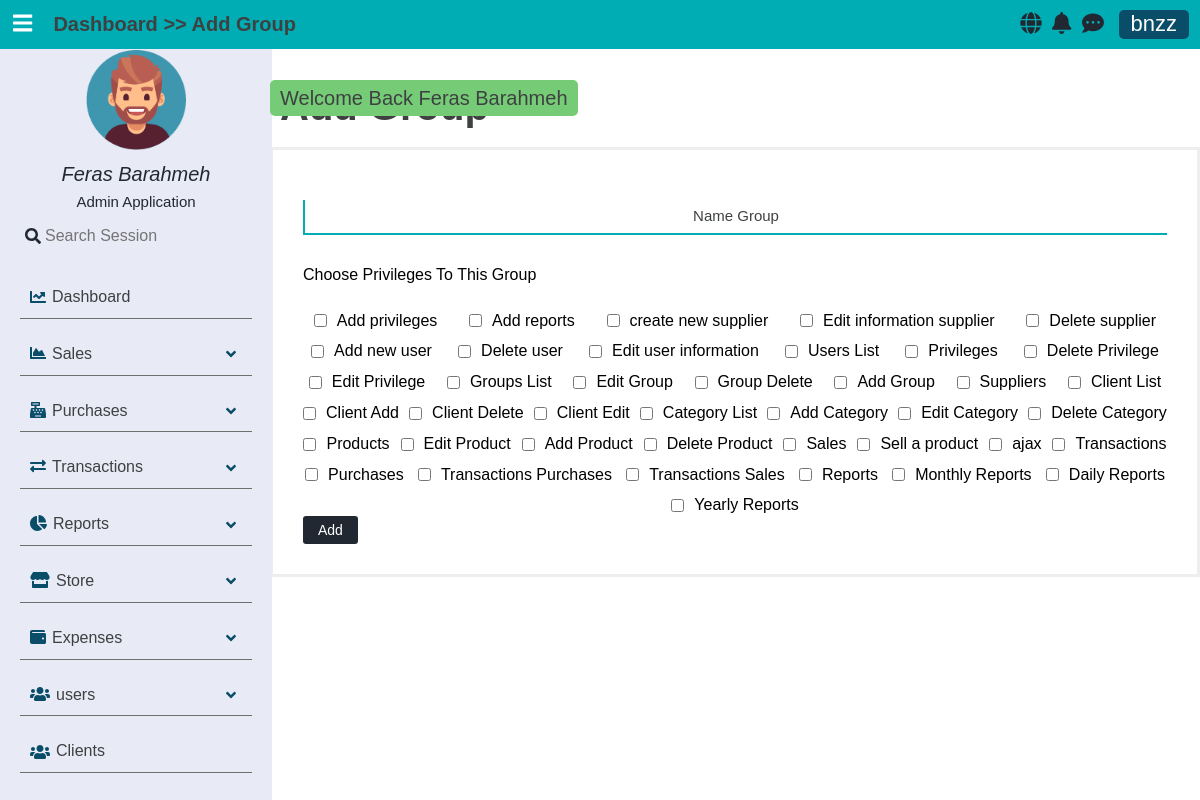
/usersgroups/add (signed in), run on the app's committed database.
### tables this page shows
CREATE TABLE `users_privileges` (
  `PrivilegeId` tinyint(3) UNSIGNED NOT NULL,
  `Privilege` varchar(30) NOT NULL,
  `PrivilegeTitle` varchar(30) NOT NULL
);

### app/controllers/AbstractController.php (called while the page is built, shortened)
<?php
abstract class AbstractController
{
    protected $_controller;
    protected $_action;
    public $_info = [];
    protected Template $_template;
    protected Registration $_registry;
    private function mergeInfo(): void
    {
        $dictionaryLanguage = $this->language->getDictionary();
        if (isset($dictionaryLanguage) && !empty($dictionaryLanguage))
            $this->_info = array_merge($this->_info, $dictionaryLanguage);
    }
    protected function _renderView(): void
    {
        $view = VIEWS_PATH .$this->_controller . DS . $this->_action . ".view.php";
        $this->_template->setRegistry($this->_registry);
        $this->_template->setActionViewFile($view);
        $this->_template->setData($this->_info);
        $this->_template->renderFiles();
    }
    public function setTemplate($tem): void
    {
        $this->_template = $tem;
    }
    public function setRegistry($registry): void
    {
        $this->_registry = $registry;
    }
    public function setController(mixed $controller): void
    {
        $this->_controller = $controller;
    }
    public function setAction(mixed $action): void
    {
        $this->_action = $action;
    }
}

### app/controllers/UsersGroupsController.php (called while the page is built, shortened)
<?php
class UsersGroupsController extends AbstractController
{
    public function addAction()
    {
        $this->_info["privileges"] = UserPrivilegeModel::getAll();
        $this->_renderView();
    }
}

### app/LIB/frontcontroller.php (called while the page is built, shortened)
<?php
class FrontController
{
    private $_controller = "index";
    private $_action = "default";
    private $_params = [];
    private $_template;
    private Registration $_registry;
    public function __construct(Template $tem, Registration $registry, Authentication $authenticated)
    {
        $this->_template = $tem;
        $this->_registry = $registry;
    }
    public function dispatch(): void
    {
        $actionName          = $this->_action . "Action";
        $controller = new $controllerClassName();
        $controller->setController($this->_controller);
        $controller->setAction($this->_action);
        $controller->setParams($this->_params);
        $controller->setTemplate($this->_template);
        $controller->setRegistry($this->_registry);
        $controller->$actionName();
    }
    public function setController(mixed $controller): void
    {
        if (isset($controller) && $controller) {
            $this->_controller = $controller;
        }
    }
    public function setAction(mixed $action): void
    {
        if (isset($action) && $action) {
            $this->_action = $action;
        }
    }
}

### public/index.php (called while the page is built, shortened)
<?php
require_once APP_PATH . DS . "LIB" . DS . "autoload.php";
$session = new SessionManager;
$session->start();
$templateParts = require_once ".." . DS . "app" . DS . "config" . DS . "templateconfig.php";
$template       = new Template($templateParts);
$languages      = new Language();
$message        = Messenger::getInstance($session);
$authenticated  = Authentication::getInstance($session);
$registry       = Registration::getInstance();
$registry->session  = $session;
$registry->language = $languages;
$registry->message  = $message;
$frontController = new FrontController($template, $registry, $authenticated);
$frontController->dispatch();

### app/LIB/autoload.php (called while the page is built, shortened)
<?php
class  AutoLoad {
    public static function autoLoad($className)
    {
        $className = str_replace("APP", '', $className);
        $className = strtolower($className) . ".php" ;
    }
}

### app/LIB/database/databasehandler.php (called while the page is built, shortened)
<?php
abstract class DatabaseHandler
{
    public static function factory():  PDODatabaseHandler | MySQLiDatabaseHandler
    {
        $driver = DATABASE_CONN_DRIVER;
        if ($driver == self::DATABASE_DRIVER_POD) {
            return PDODatabaseHandler::getInstance();
        } elseif ($driver == self::DATABASE_DRIVER_MYSQLI) {
            return MySQLiDatabaseHandler::getInstance();
        }
        return PDODatabaseHandler::getInstance();
    }
}

### app/LIB/database/pdodatabasehandler.php (called while the page is built, shortened)
<?php
class PDODatabaseHandler extends DatabaseHandler
{
    private static $_instance;
    private static $_handler;
    public function __call($name, $arguments)
    {
        return call_user_func_array(array(&self::$_handler, $name), $arguments);
    }
    protected static function init()
    {
        try {
            self::$_handler = new \PDO(
                'mysql:hostname=' . DATABASE_HOST_NAME . ';dbname=' . DATABASE_DB_NAME,
                DATABASE_USER_NAME, DATABASE_PASSWORD, array(
                    \PDO::ATTR_ERRMODE => \PDO::ERRMODE_WARNING,
                    \PDO::MYSQL_ATTR_INIT_COMMAND => 'SET NAMES utf8'
                )
            );
        } catch (\PDOException $e) {
        }
    }
    public static function getInstance(): PDODatabaseHandler
    {
        if(self::$_instance === null) {
            self::$_instance = new self();
        }
        return self::$_instance;
    }
}

### app/models/abstractmodel.php (called while the page is built, shortened)
<?php
class AbstractModel
{
    public static function getAll(): bool|\ArrayIterator
    {
        $query = "SELECT * FROM " . static::$tableName;
        $stmt = DatabaseHandler::factory()->prepare($query);
        $stmt->execute();
        if (method_exists(get_called_class(), "__construct")) {
            $results = $stmt->fetchAll(
                \PDO::FETCH_CLASS | \PDO::FETCH_PROPS_LATE,
                get_called_class(),
                array_keys(static::$tableSchema)
            );
        }
        else {
            $results = $stmt->fetchAll(\PDO::FETCH_CLASS , get_called_class());
        }
        if ((is_array($results) && !empty($results)))  {
            return new \ArrayIterator($results);
        }
        return false;
    }
}

### app/views/usersgroups/add.view.php (the view)
<h1 class="title-header"><?= $title_header ?></h1>
<form class="stander-form" method="POST" enctype="application/x-www-form-urlencoded">
    <fieldset class="rows-inputs">
        <div class="row-input ">
            <input type="text"
                   name="GroupName" id="PrivilegeTitle"
                   class="up-label-focus"
                   placeholder=" " required autocomplete="off"/>
            <label for="GroupName"> <?= $text_name_group; ?> </label>
        </div>
    </fieldset>
    <fieldset class="set-group-user">
        <label class="label-privilege-add-group mb-15"><?= $text_choose_privileges_group ?></label>
        <?php
            if (! empty($privileges)) {
                foreach ($privileges as $privilege) {
                    ?>
                    <div class="">
                        <input type="checkbox" id="privilege-<?= $privilege->PrivilegeId ?>" name="privileges[]" value="<?= $privilege->PrivilegeId ?>" class="cursor-pointer">
                        <label for="privilege-<?= $privilege->PrivilegeId ?>"><?= $privilege->PrivilegeTitle ?></label>
                    </div>
                    <?php
                }
            }
        ?>
    </fieldset>
    <fieldset class="row submit-btn-container">
        <input type="submit" class="stander-btn" value="Add" name="add">
    </fieldset>
</form>

### app/LIB/template/Template.php (shortened to what this page needs)
<?php
class Template
{
    private $_templateParts;
    private $_actionView;
    public function __construct(array $templateParts)
    {
        $this->_templateParts = $templateParts;
    }
    public function setActionViewFile($file): void
    {
        $this->_actionView = $file;
    }
    private function setTemplateHeaderStart(): void
    {
        require_once TEMPLATE_PATH . "templateheaderstart.php";
    }
    private function setTemplateHeaderEnd(): void
    {
        require_once TEMPLATE_PATH . "templateheaderend.php";
    }
    private function ifKeyTemplatePartExist($nameKey): bool
    {
        return array_key_exists($nameKey, $this->_templateParts);
    }
    private function requireFiles($parts): void
    {
        foreach ($parts as $partKey => $partValue) {
            if ($partKey === NAME_VIEW_TEMPLATE_KEY) {
                require_once $this->_actionView;
            }
            else  {
                require_once $partValue;
            }
        }
    }
    private function renderTemplateFiles(): void
    {
        if ($this->ifKeyTemplatePartExist(NAME_TEMPLATE_BLOCK_KEY)) {
            $parts = $this->_templateParts[NAME_TEMPLATE_BLOCK_KEY];
            if(! empty($parts)) {
                $this->requireFiles($parts);
            }
        } else {
            trigger_error("Name Template Key Not Found", E_USER_WARNING);
        }
    }
    private function generateLinksTags($resources, &$links, $type="css"): void
    {
        if (!empty($resources)) {
            foreach ($resources as $resourceKey => $resourceValue) {
                if ($type === "css")
                    $links .=  '<link rel="stylesheet" href="' . $resourceValue .'">';
                else
                    $links .= '<script src="' . $resourceValue. '" ></script>';
            }
        }
    }
    private function renderHeaderResources(): void
    {
        if ($this->ifKeyTemplatePartExist(NAME_TEMPLATE_HEADER_RESOURCES)) {
            $resources = $this->_templateParts[NAME_TEMPLATE_HEADER_RESOURCES];
            $links = '';
            if(! empty($resources)) {
                $css = $resources["css"];
                $this->generateLinksTags($css, $links, "css");
                $js = $resources["js"];
                $this->generateLinksTags($js, $links, "js");
            }
            echo $links;
        }
        else {
            trigger_error("Name Template Key Not Found ( " . NAME_TEMPLATE_HEADER_RESOURCES . ')', E_USER_WARNING);
        }
    }
    private function setTemplateFooter(): void
    {
        require_once TEMPLATE_PATH . "tempaltefooter.php";
    }
    public function renderFiles(): void
    {
        $this->renderHeaderResources();
        $this->renderTemplateFiles();
    }
}

### public/css/en/main.css (style rules this page uses)
* { margin: 0; padding: 0; border: 0; outline: none; line-height: 1.3; font-size: 1em; -webkit-transition: all 500ms; -moz-transition: all 500ms; -o-transition: all 500ms; transition: all 500ms; }
body { height: 74vh; background-color: var(--bg-black-30); font-family: 'Raleway', sans-serif; }
h1, h2, h3, h4, h5 { margin: 0; padding: 0; }
input { accent-color: var(--bg-black-100); }
:root body { --bg-black-900: #222831; --bg-black-100: #00ADB5; --bg-black-70: #00FFCA; --bg-black-80: #393E46; --bg-black-60: #e8eaf6; --bg-black-50: #EEEEEE; --bg-black-30: #ffffff; --text-black-900: #0A4D68; --text-black-700: #3E4142; --text-black-30: #eee; }
input[type="submit"] { transition: color .3s ease-in-out, background-color .3s ease-in-out; }
h1.title-header { font-size: 40px; color: var(--text-black-700); width: fit-content; padding-left: 10px; margin-bottom: 10px; }
.stander-form { border: 3px solid #eee; padding: 30px; margin-top: 15px; }
.rows-inputs { display: flex; position: relative; padding-bottom: 10px; gap: 10px; margin: 20px 0 20px 0; }
.rows-inputs .row-input { position: relative; width: 100%; border-left: 2px solid var(--bg-black-100); border-bottom: 2px solid var(--bg-black-100); padding: 10px 0 2px 10px; }
.rows-inputs .row-input input, .rows-inputs .row-input select, .rows-inputs .row-input textarea { width: 100%; height: 100%; padding: 0; margin: 0; color: var(--text-black-700); }
.rows-inputs .row-input label { position: absolute; top: 50%; left: 50%; transform: translate(-50%, -50%); font-size: 15px; color: var(--text-black-700); }
.stander-btn { max-width: 200px; align-items: center; padding: 5px 15px; border-radius: 3px; cursor: pointer; color: var(--bg-black-30); white-space: nowrap; background-color: var(--bg-black-900); text-transform: capitalize; font-size: 14px; display: flex; }

### public/css/shortcut.css (style rules this page uses)
:root { --danger-color-900: red; --danger-color-700: #c82d2d; --danger-color-500: #c13a3a; --danger-color-300: #c34f4f; --danger-color-200: #d26262; --success-color-900: green; --success-color-700: #0a800a; --success-color-500: #178717; --success-color-300: #47ad47; --success-color-200: #76cc76; --info-color-900: blue; --info-color-700: #1212d1; --info-color-500: #1f1fa9; --info-color-300: #7878fa; --warning-color-900: #b93e00; --warning-color-700: #d8d827; --warning-color-500: #b7b730; --warning-color-300: #FF9966; }
.mb-15 { margin-bottom: 15px; }
.cursor-pointer { cursor: pointer; }

### public/css/en/usersgroups.css (style rules this page uses)
.set-group-user { display: flex; flex-wrap: wrap; gap: 10px; justify-content: space-around; }
.set-group-user input { margin-right: 10px; }
.set-group-user label { display: block; width: 100%; }
.set-group-user div { display: flex; align-items: center; }

### data on the page
users_privileges: PrivilegeTitle "Add privileges"
users_privileges: PrivilegeTitle "Add reports"
users_privileges: PrivilegeTitle "create new supplier"
users_privileges: PrivilegeTitle "Edit information supplier"
users_privileges: PrivilegeTitle "Delete supplier"
users_privileges: PrivilegeTitle "Add new user"
users_privileges: PrivilegeTitle "Delete user"
users_privileges: PrivilegeTitle "Edit user information"
users_privileges: PrivilegeTitle "Users List"
users_privileges: PrivilegeTitle "Privileges"
users_privileges: PrivilegeTitle "Delete Privilege"
users_privileges: PrivilegeTitle "Edit Privilege"
users_privileges: PrivilegeTitle "Groups List"
users_privileges: PrivilegeTitle "Edit Group"
users_privileges: PrivilegeTitle "Group Delete"
users_privileges: PrivilegeTitle "Add Group"
users_privileges: PrivilegeTitle "Suppliers"
users_privileges: PrivilegeTitle "Client List"
users_privileges: PrivilegeTitle "Client Add"
users_privileges: PrivilegeTitle "Client Delete"
users_privileges: PrivilegeTitle "Client Edit"
users_privileges: PrivilegeTitle "Category List"
users_privileges: PrivilegeTitle "Add Category"
users_privileges: PrivilegeTitle "Edit Category"
users_privileges: PrivilegeTitle "Delete Category"
users_privileges: PrivilegeTitle "Products"
users_privileges: PrivilegeTitle "Edit Product"
users_privileges: PrivilegeTitle "Add Product"
users_privileges: PrivilegeTitle "Delete Product"
users_privileges: PrivilegeTitle "Sales"
users_privileges: PrivilegeTitle "Sell a product"
users_privileges: PrivilegeTitle "ajax"
users_privileges: PrivilegeTitle "Transactions"
users_privileges: PrivilegeTitle "Purchases"
users_privileges: PrivilegeTitle "Transactions Purchases"
users_privileges: PrivilegeTitle "Transactions Sales"
users_privileges: PrivilegeTitle "Reports"
users_privileges: PrivilegeTitle "Monthly Reports"
users_privileges: PrivilegeTitle "Daily Reports"
users_privileges: PrivilegeTitle "Yearly Reports"

### other printed values
$message[0] "Welcome Back Feras Barahmeh"
